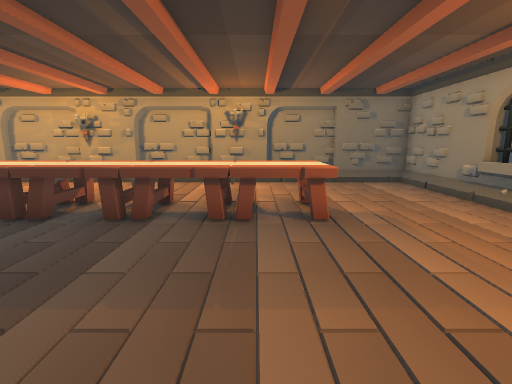
view 1 (above)

16 first-person views from a walk through a Godot game level. The camera is 1.5 m above the floor, tilts 10° down and sees 85° across. The floor is counted in squares, 1 m on a side. Each view is taken from the middle of a square. On the plan, view 1 faces up. The plan holds only what a view shows up to about 14 squares ahead; the rest is blank. The place goes on beyond the plan.

view 2
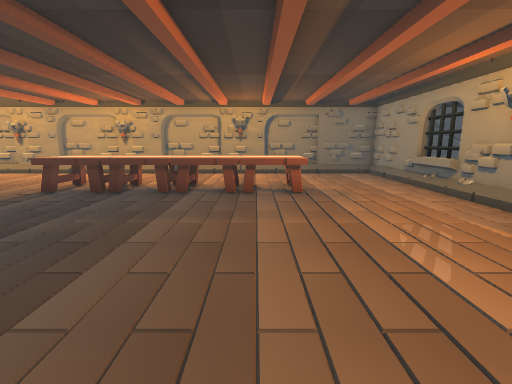

view 3
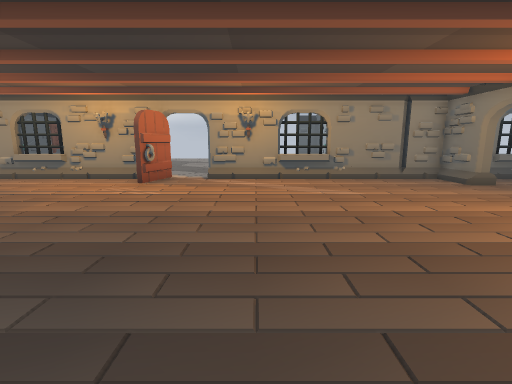

view 4
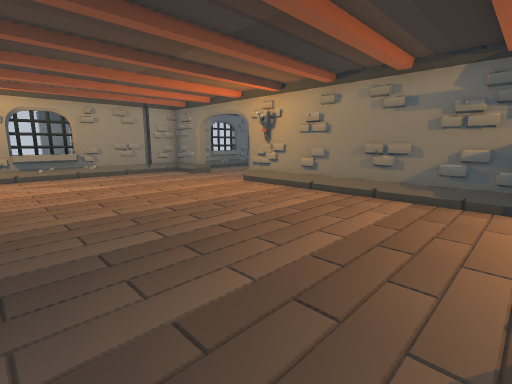

view 5
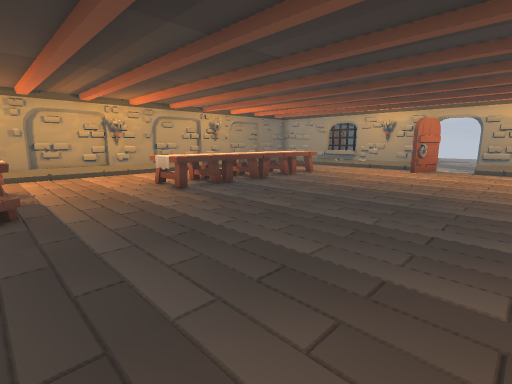

view 6
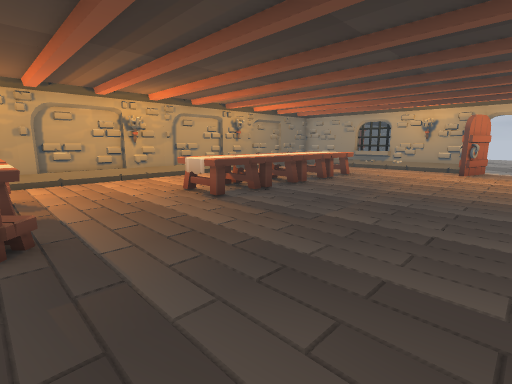

view 7
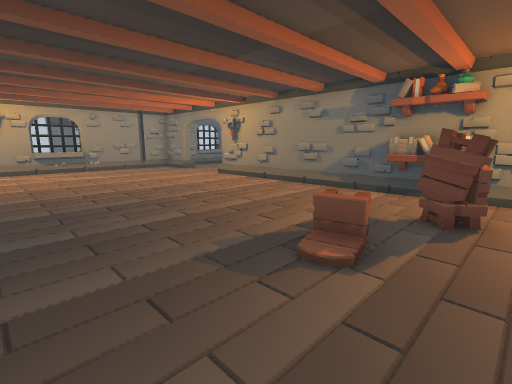

view 8
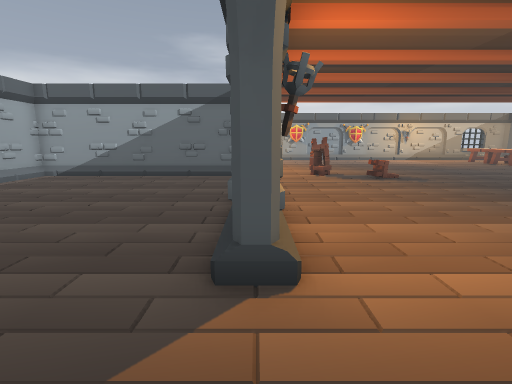

view 9
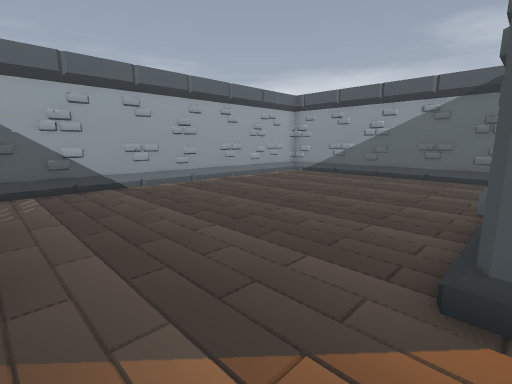

view 10
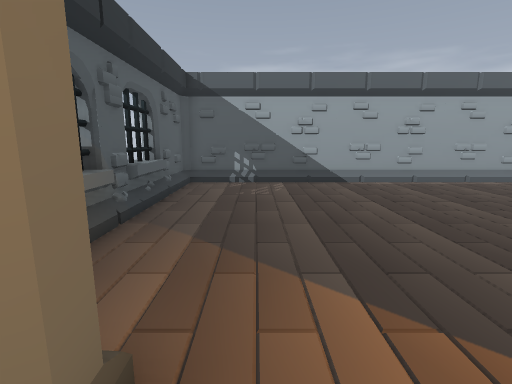

view 11
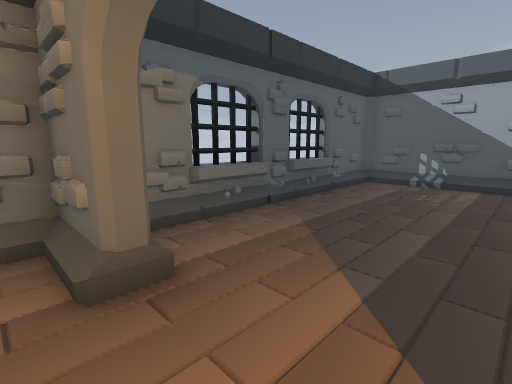

view 12
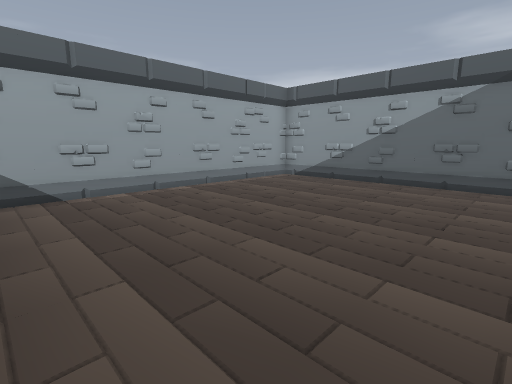

view 13
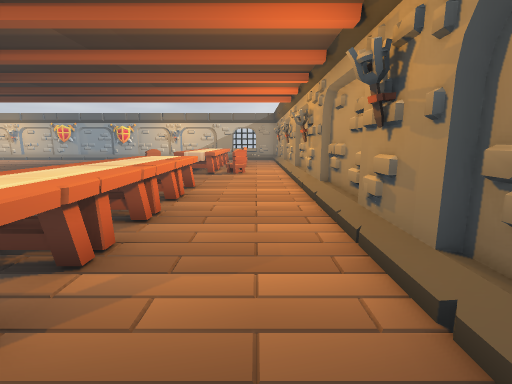

view 14
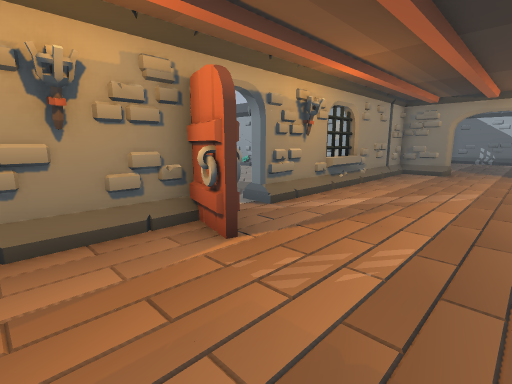

view 15
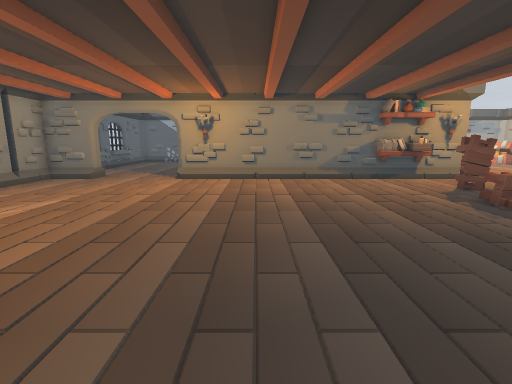

view 16
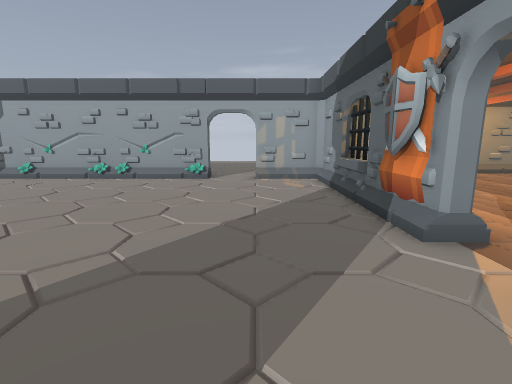

### Floor plan
Points are (right, up) in squares from view 1. A wall is a line through its corners. A room is listed if a view was taken in it or the views show most of it. See-through windows are left out.
Room 1 (views 1, 2, 3, 4, 5, 6, 7, 8, 9, 10, 11, 12, 13, 14, 15)
walls: (0.3, -10.5) (0.3, -11.5); (-8.8, -10.4) (-8.1, -10.3) (-8, -10.8); (4.2, 1.4) (5.7, 1) (5.7, 10.7) (3, 10.7); (5.9, -6) (5.9, -4.1) (5.7, -3.6); (-10, -10.2) (-9.2, -10.1) (-9.2, -10.5) (-8, -10.5); (-10.1, -10.3) (-8, -10.3); (3.8, -10.8) (5.7, -10.8) (5.7, -3.4); (3.7, -11.5) (3.7, -10.5); (-10.6, -10.8) (0.1, -10.8); (6.2, 0.6) (4.2, 1.2) (4.6, 1.6); (6, -9.3) (5.7, -8.9); (-9.8, -12) (-9.8, -20.7) (5.5, -20.7) (5.7, -20.5) (5.7, -12); (5.9, 5.1) (5.9, 7); (6.1, -13.8) (5.8, -13.3); (5.9, -15) (5.9, -13.1); (-4.5, 10.7) (-6.8, 10.7); (-1.6, 10.9) (-4.5, 10.9); (-6.6, 10.9) (-9.5, 10.9) (-9.6, 10.7) (-10.5, 10.7); (3.1, 10.9) (0.5, 10.9) (0.4, 10.7) (-1.8, 10.7); (5.9, -18) (5.9, -16.2)
low walls: (-4.9, -10.5) (-3.1, -10.5); (-8, -10.5) (-5, -10.5); (5.5, -6) (5.5, -4); (3.7, -10.5) (5.4, -10.5); (5.5, 4.5) (5.5, 7); (5.5, -15) (5.5, -13); (5.5, 7.5) (5.5, 8.4); (5.5, -18) (5.5, -16); (1.4, -20.5) (2.9, -20.5)
ways out: opening at (6.8, -1.5) to room 2
objects: other object (-11, -11); chair (-11, 4); table (-11, 5) to (-11, 7); chair (-11, 8); other object (-11, 11); chair (-10, -8); chair (-9, -6); table (-6, 5) to (-5, 7); table (-4, 5) to (-3, 7); table (-2, 5) to (-1, 7); table (0, 5) to (1, 7); other object (6, -3); banner (6, -2)
Room 2 (view 16)
walls: (6.2, -3.4) (6.2, -8.5) (6.5, -8.7) (9, -8.7); (6, -4.4) (6, -6); (12.4, -8.7) (13.5, -8.9); (12.8, -8.8) (14, -8.6); (16.4, -8.7) (17.5, -8.9); (11, -8.7) (19.7, -8.7); (10, 10.7) (8.5, 10.7)
low walls: (6.4, -4) (6.4, -6)
ways out: opening at (6.8, -1.5) to room 1; opening at (10.5, -9)

Positions as (right, up) in squares from view 1, and headings:
1: (0, 0), facing up
2: (0, -3), facing up
3: (-6, -3), facing right
4: (-8, -3), facing down-right
5: (-11, -3), facing up-right
6: (-11, -1), facing up-right
7: (-11, -2), facing down-right
8: (3, -11), facing left
9: (3, -11), facing down-left
10: (3, -10), facing down
11: (1, -10), facing down-right
12: (1, -12), facing down-left
13: (3, 9), facing left
14: (1, 4), facing down-right
15: (-3, 1), facing down
16: (9, 3), facing down
